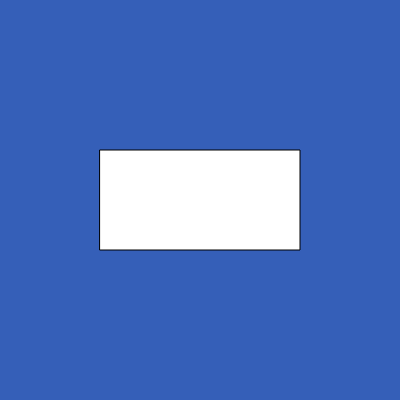
Frame 1 (no input)
Frame 60 (no input): identical to frame 1, image omitted
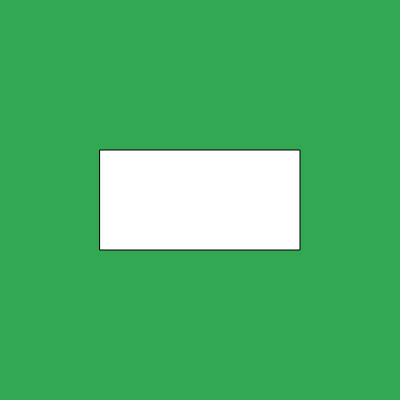
Frame 120 (the mouse pressed at the canvas centre since frame 60)

The p5.js sketch that drew these frames (run headless with seeded random() and noise() and a simulated clock; from frame 60 on, the mouse is pressed at the canvas centre):

// p5.js sketch
// ── sketch.js
function setup() {
  createCanvas(400, 400);
  rectMode(CENTER);
}

function draw() {
  if (mouseIsPressed){
    background("#32a852");
  } else {
    background("#355fb8");
  }
  rect(width/2, height/2, 200, 100);
}
